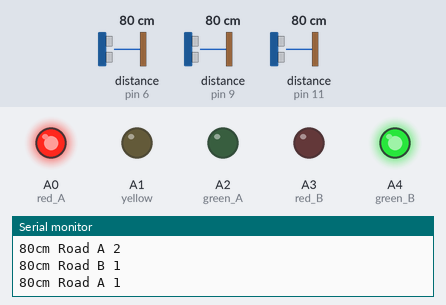
Recording of a sketch running on a simulated Arduino Uno, built with avr-gcc and run on an emulated ATmega328P. Parts: output pins drawn as LEDs (lit = HIGH), the last lines printed to the serial monitor. Wiring (inferred from the names in the program): 3 × ultrasonic range finder: trigger pin 3, echo pin 11 / trigger pin 5, echo pin 6 / trigger pin 10, echo pin 9. The test bench sets the inputs (shaded band); at power-on: distance to the obstacle (sensors on pin 9, pin 6, pin 11) 80 cm. The echo pulse lasts 58.3 µs per cm; pins used as bus, display or sensor lines are not drawn.

Above: at 1.2 s.
1.3 s: distance to the obstacle (sensor on pin 9) set to 9 cm
3.5 s: distance to the obstacle (sensor on pin 9) set to 6 cm
At 4.9 s:
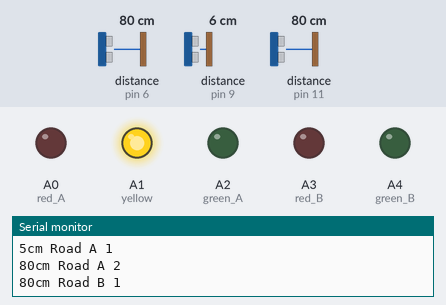
At 6.9 s:
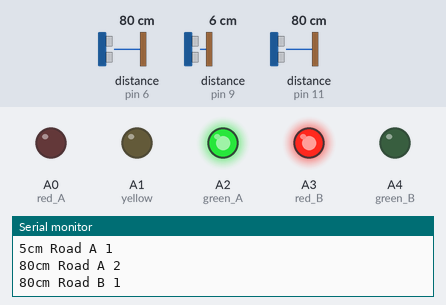
Timing chart, 0 to 12.5 s (numbered marks = the images above; inputs shaded):
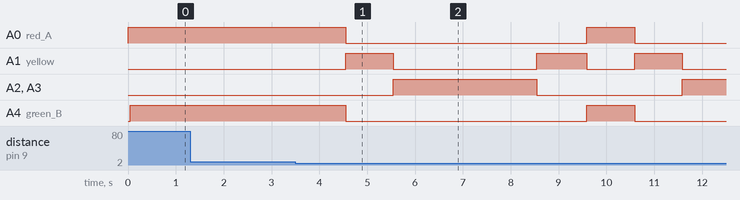

The sketch:

smart_traffic.ino
```cpp
const int pingPin_A_1 = 10; // Trigger Pin of Ultrasonic Sensor road_A 1
const int echoPin_A_1 = 9; // Echo Pin of Ultrasonic Sensor road_A 1
const int pingPin_A_2 = 5; // Trigger Pin of Ultrasonic Sensor road_A 2
const int echoPin_A_2 = 6; // Echo Pin of Ultrasonic Sensor road_A 2
const int pingPin_B_1= 3; // Trigger Pin of Ultrasonic Sensor road_A 2
const int echoPin_B_1 = 11; // Echo Pin of Ultrasonic Sensor road_A 2
const int red_A = A0;    // road A red signal
const int yellow = A1;   // Road  A and B signal light
const int green_A = A2;   // Road A green signal light
const int red_B=A3;   // Road B red Signal Light
const int green_B=A4;  // Road B green signal Light
void setup() {
  // put your setup code here, to run once:
Serial.begin(9600);     // Starting the Serial Communication at 9600 Baud Rate
pinMode(red_A,OUTPUT);
pinMode(red_B,OUTPUT);
pinMode(green_A,OUTPUT);
pinMode(green_B,OUTPUT);
pinMode(yellow,OUTPUT);
digitalWrite(red_A,HIGH);
digitalWrite(red_B,LOW);
digitalWrite(green_A,LOW);
digitalWrite(green_B,LOW);
digitalWrite(yellow,LOW);
}

void loop() {
  // put your main code here, to run repeatedly:
  int decision=0;
 int distance1=calculatedistance(pingPin_A_1,echoPin_A_1);   //get the distance
 Serial.print(distance1);Serial.print("cm Road A 1");
 Serial.println();
 int distance2=calculatedistance(pingPin_A_2,echoPin_A_2);   //get the distance
 Serial.print(distance2);Serial.print("cm Road A 2");
 Serial.println();
  int distance3=calculatedistance(pingPin_B_1,echoPin_B_1);   //get the distance
 Serial.print(distance3);Serial.print("cm Road B 1");
 Serial.println();
 /*
  * Decisions
  *    Road1 AB both less and Road2 less - RoadA more time than Road2
  *    Road1 A less B more and Road2 less - Road A and Road B both same time
  *
  */
  digitalWrite(red_A,HIGH);
  digitalWrite(green_B,HIGH);
  digitalWrite(red_B,LOW);
  digitalWrite(green_A,LOW);
  digitalWrite(yellow,LOW);
  if(distance3 < 7 && distance1 < 7 && distance2 > 7)
  {
    decision=1;   //normal timing
  }
  if(distance1 < 7 && distance2 > 7 && distance3 < 7)
  {
    decision=1;   //normal timing
  }
  if(distance1 < 7 && distance2 < 7 && distance3 < 7)
  {
    decision=2;   // road A has more vehicle than road B
  }
  if(distance1 > 7 && distance2 > 7 && distance3 < 7)
  {
    decision=3;   //road A is empty and road B has vehicles
  }
   if(distance1 < 7 && distance2 < 7 && distance3 > 7)
  {
    decision=4;   //road B is empty and road A has vehicles
  }
  if(distance1 < 7 && distance2 > 7 && distance3 > 7)
  {
    decision=4;
  }

  switch(decision)
  {
    case 1:
      delay(3000); //wait for 3 sec  while road B is green
      digitalWrite(yellow,HIGH);
      digitalWrite(red_A,LOW);
      digitalWrite(green_B,LOW);
      delay(1000);   // wait for 1 sec for yellow signal
      digitalWrite(red_A,LOW);
       digitalWrite(green_B,LOW);
       digitalWrite(red_B,HIGH);
       digitalWrite(green_A,HIGH);
       digitalWrite(yellow,LOW);
       delay(3000);  // wait for 3 sec while the road A is green
       digitalWrite(yellow,HIGH);
       digitalWrite(red_A,LOW);
       digitalWrite(green_B,LOW);
       digitalWrite(red_B,LOW);
       digitalWrite(green_A,LOW);
       delay(1000);  //  wait for 1 sec for yellow signal
     break;
     case 2:
       delay(3000); //wait for 3 sec  while road B is green
      digitalWrite(yellow,HIGH);
      digitalWrite(red_A,LOW);
      digitalWrite(green_B,LOW);
      delay(1000);   // wait for 1 sec for yellow signal
      digitalWrite(red_A,LOW);
       digitalWrite(green_B,LOW);
       digitalWrite(red_B,HIGH);
       digitalWrite(green_A,HIGH);
       digitalWrite(yellow,LOW);
       delay(6000);  // wait for 6 sec while the road A is green because of rise in density
       digitalWrite(yellow,HIGH);
       digitalWrite(red_A,LOW);
       digitalWrite(green_B,LOW);
       digitalWrite(red_B,LOW);
       digitalWrite(green_A,LOW);
       delay(1000);  //  wait for 1 sec for yellow signal
     break;
     case 3:
      delay(3000); //wait for 3 sec  while road B is green
      digitalWrite(yellow,HIGH);
      digitalWrite(red_A,LOW);
      digitalWrite(green_B,LOW);
      delay(1000);   // wait for 1 sec for yellow signal
      digitalWrite(red_A,LOW);
       digitalWrite(green_B,LOW);
       digitalWrite(red_B,HIGH);
       digitalWrite(green_A,HIGH);
       digitalWrite(yellow,LOW);
       delay(1000);  // wait for 1 sec while the road A is green because road is  empty
       digitalWrite(yellow,HIGH);
       digitalWrite(red_A,LOW);
       digitalWrite(green_B,LOW);
       digitalWrite(red_B,LOW);
       digitalWrite(green_A,LOW);
       delay(1000);  //  wait for 1 sec for yellow signal
     break;
      case 4:
      delay(1000); //wait for 1 sec  while road B is empty
      digitalWrite(yellow,HIGH);
      digitalWrite(red_A,LOW);
      digitalWrite(green_B,LOW);
      delay(1000);   // wait for 1 sec for yellow signal
      digitalWrite(red_A,LOW);
       digitalWrite(green_B,LOW);
       digitalWrite(red_B,HIGH);
       digitalWrite(green_A,HIGH);
       digitalWrite(yellow,LOW);
       delay(3000);  // wait for 3 sec while the road A is green
       digitalWrite(yellow,HIGH);
       digitalWrite(red_A,LOW);
       digitalWrite(green_B,LOW);
       digitalWrite(red_B,LOW);
       digitalWrite(green_A,LOW);
       delay(1000);  //  wait for 1 sec for yellow signal
     break;
  }
}
long microsecondsToCentimeters(long microseconds)
{
   return microseconds / 29 / 2;
}
//function to calculate the distance using the Sonar
  int calculatedistance(int pingPin , int echoPin){
  long duration, inches, cm,meter;
  pinMode(pingPin, OUTPUT);
  digitalWrite(pingPin, LOW);
  delayMicroseconds(2);
  digitalWrite(pingPin, HIGH);
  delayMicroseconds(10);
  digitalWrite(pingPin, LOW);
  pinMode(echoPin, INPUT);
  duration = pulseIn(echoPin, HIGH);
  cm = microsecondsToCentimeters(duration);
   delay(10);
  return cm;
}
```

Measured:
- the behaviour switches between 8 and 7 cm on distance to the obstacle (sensor on pin 9) (found by bisection; images 0 and 1)
- after the input at 3.5 s, A0 (red_A), A4 (green_B): HIGH → LOW after 1.0 s, → HIGH 5.0 s later, → LOW 1.0 s later; A1 (yellow): goes HIGH 1.0 s, LOW 3.0 s, HIGH 1.0 s, LOW 1.0 s, HIGH 1.0 s, then LOW, starting after 1.0 s; A2 (green_A), A3 (red_B): LOW → HIGH after 2.0 s, → LOW 3.0 s later, → HIGH 3.0 s later
